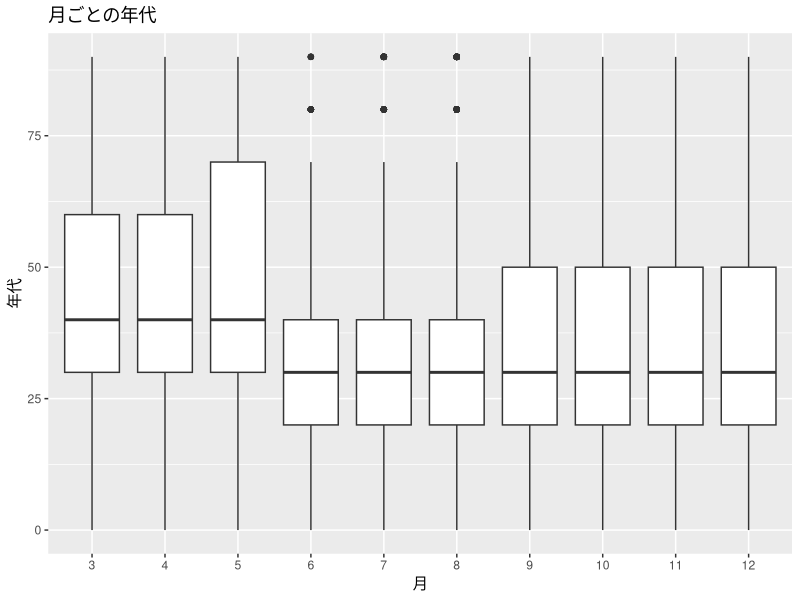

Write R code to recreate this figure.
### 一元配置の分散分析(東京都の新型コロナウイルス感染者の属性データによる例)
### 月ごとの感染者の年代に差があるか否かを分散分析
## データの読み込み
library(tidyverse) 
covid <- read_csv("covid19attr.csv")
## 因子扱いするために月をfactorに変換
covid <- mutate(covid, 月 = as_factor(月))
## 月ごとの年代差に関する分散分析
(result <- aov(年代 ~ 月, data = covid)) 
summary(result) # 分散分析表の表示(棄却される)
model.tables(result, type = "means") # 水準ごとの平均値(今の場合月ごと)
model.tables(result, type = "effects") # 水準ごとの効果(今の場合月ごと)
## 箱ひげ図による可視化
ggplot(covid) +
  geom_boxplot(aes(月, 年代)) +
  ggtitle("月ごとの年代")
